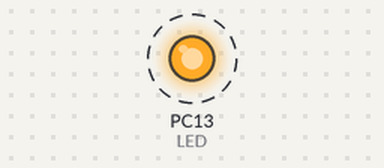
A sketch run on a simulated STM32 Blue Pill. Shown: output pins drawn as LEDs (lit = HIGH). Dashed ring = blinking. Pins used as bus, display or sensor lines are not drawn.

Above: at 0.5 s.
Timing chart, 0 to 4.6 s (numbered marks = the images above):
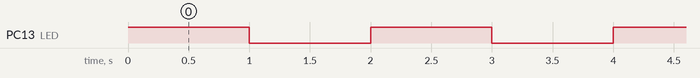

Measured:
- by itself, PC13 (LED): alternates HIGH for 1.0 s and LOW for 1.0 s, 7 changes in all, then stays HIGH

The sketch:

MyBlink.ino
```cpp
//#include <libopencm3/stm32/f1/rcc.h>
//#include <libopencm3/stm32/f1/gpio.h>
//#include <libopencm3/stm32/timer.h>

#define LED PC13
#define SRV PC14
#define IMP_MIN 500
#define IMP_MAX 2360

#define SECOND 1000
#define MINUTE SECOND * 60
#define HOUR MINUTE * 60
void setup() {
  pinMode(LED, OUTPUT);
  pinMode(SRV, OUTPUT);
}

void loop() {

  digitalWrite(LED, HIGH);
  delay(SECOND);
  digitalWrite(LED, LOW);
  delay(SECOND);
  digitalWrite(LED, HIGH);
  delay(SECOND);
  digitalWrite(LED, LOW);
  delay(SECOND);
  digitalWrite(LED, HIGH);
  delay(SECOND);
  digitalWrite(LED, LOW);
  delay(SECOND);
  digitalWrite(LED, HIGH);


  writeMk(IMP_MIN);
  delay(MINUTE);

  writeMk(IMP_MAX);
  delay(2000);

  writeMk(IMP_MIN);
  delay(24 * HOUR);

}

void writeMk(int mks) {
  int i;
  for (i=0; i<10; i++){
    digitalWrite(SRV, HIGH);
    delayMicroseconds(mks);
    digitalWrite(SRV, LOW);
    delayMicroseconds(20000 - mks);
  }
}

void servoWrite(int angle){
  int i;
  for (i=0; i<8; i++){
    double absImp = angle*5;
    double imp = absImp + IMP_MIN;
    digitalWrite(SRV, HIGH);
    delayMicroseconds(imp);
    digitalWrite(SRV, LOW);
    delayMicroseconds(20000 - imp);
  }

}
```
